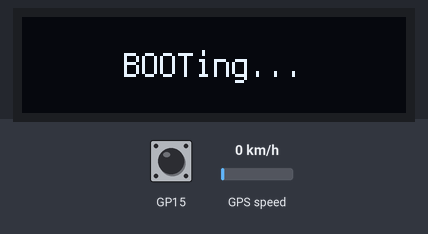
A program run on a simulated Raspberry Pi Pico running CircuitPython. Shown: 128×32 one-colour display. The inputs (shaded band) are chosen by the test bench; at power-on: GPS speed 0 km/h, GP15 HIGH. The GPS gets a fix after 3 s at 37.7749, -122.4194 with 8 satellites.

Above: at 1.2 s.
1.3 s: GPS speed set to 2 km/h
At 4.0 s:
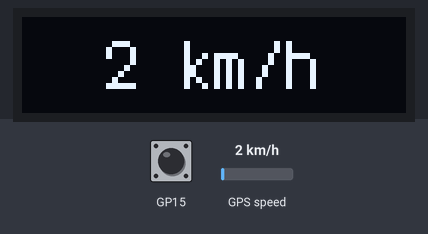
4.5 s: GP15 pulled LOW for 0.7 s
At 6.1 s:
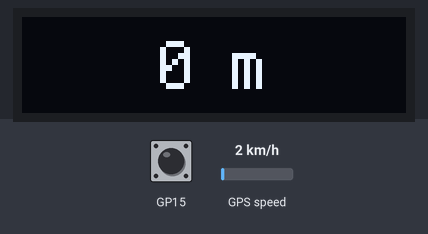
7.0 s: GP15 pulled LOW for 1 s
At 9.2 s:
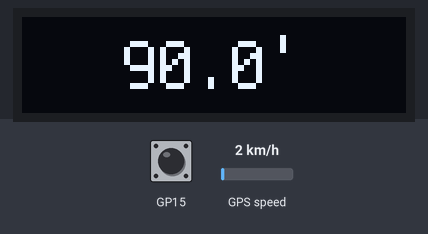
Timing chart, 0 to 10.7 s (numbered marks = the images above; inputs shaded):
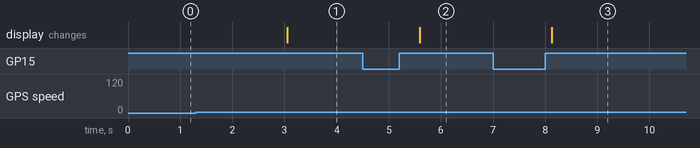

Measured:
- after the input at 1.3 s, the display: changes after 1.8 s (image 1)
- after the input at 4.5 s, the display: changes after 1.1 s (image 2)
- after the input at 7.0 s, the display: changes after 1.1 s (image 3)

The program:

circuit-python-bcm.py
```python
import adafruit_gps
import adafruit_displayio_ssd1305
from adafruit_display_text import label
import asyncio
import board
import busio
import displayio
import keypad
import math
import microcontroller
import rtc
import terminalio
import time

WIDTH = 128
HEIGHT = 32
DEBUG = False

class Mode:
    def __init__(self, control, active):
        self.active = active
        self.control = control

    def render(self):
        raise NotImplementedError('Subclasses must override render()!')

class Connecting(Mode):
    def render(self):
        text = "BOOTing..."
        text_area = label.Label(terminalio.FONT, text = text, scale = 1)
        text_area.anchor_point = (0.5, 0.5)
        text_area.anchored_position = (WIDTH / 2, HEIGHT / 2)
        self.control.display.show(text_area)

class Speed(Mode):
    def render(self):
        text = "{} km/h".format(_convertKnotsToKmh(self.control.gps.speed_knots))
        text_area = label.Label(terminalio.FONT, text = text, scale = 2)
        text_area.anchor_point = (0.5, 0.5)
        text_area.anchored_position = (WIDTH / 2, HEIGHT / 2)
        self.control.display.show(text_area)

class Distance(Mode):
    def render(self):
        distance = self.control.distance

        text = None
        if distance < 1000:
            text = "{} m".format(round(distance))
        else:
            text = "{} km".format(round(distance / 1000, 2))

        text_area = label.Label(terminalio.FONT, text = text, scale = 2)
        text_area.anchor_point = (0.5, 0.5)
        text_area.anchored_position = (WIDTH / 2, HEIGHT / 2)
        self.control.display.show(text_area)

class Heading(Mode):
    def render(self):
        text = "{}'".format(self.control.gps.track_angle_deg)
        text_area = label.Label(terminalio.FONT, text = text, scale = 2)
        text_area.anchor_point = (0.5, 0.5)
        text_area.anchored_position = (WIDTH / 2, HEIGHT / 2)
        self.control.display.show(text_area)

class Time(Mode):
    def render(self):
        text = "{} Uhr".format(_format_datetime(time.localtime()))
        text_area = label.Label(terminalio.FONT, text = text, scale = 2)
        text_area.anchor_point = (0.5, 0.5)
        text_area.anchored_position = (WIDTH / 2, HEIGHT / 2)
        self.control.display.show(text_area)

class Satellites(Mode):
    def render(self):
        text = "{} Satelliten".format(self.control.gps.satellites)
        text_area = label.Label(terminalio.FONT, text = text, scale = 1)
        text_area.anchor_point = (0.5, 0.5)
        text_area.anchored_position = (WIDTH / 2, HEIGHT / 2)
        self.control.display.show(text_area)

class Temperature(Mode):
    def render(self):
        text = "{} Grad".format(round(microcontroller.cpu.temperature, 1))
        text_area = label.Label(terminalio.FONT, text = text, scale = 2)
        text_area.anchor_point = (0.5, 0.5)
        text_area.anchored_position = (WIDTH / 2, HEIGHT / 2)
        self.control.display.show(text_area)

class Control:
    def __init__(self, gps, display):
        self.gps = gps
        self.display = display
        self.modes = [Speed(self, True), Distance(self, False), Heading(self, False), Time(self, False), Temperature(self, False), Satellites(self, False)]
        self.buttonPressedAt = 0
        self.distance = 0
        self.latitude = 0
        self.longitude = 0

def initGPS():
    TX = board.GP0
    RX = board.GP1
    uart = busio.UART(TX, RX, baudrate = 9600, timeout = 10)
    gps = adafruit_gps.GPS(uart, debug = DEBUG)

    gps.send_command(b"PMTK314,0,1,0,1,0,0,0,0,0,0,0,0,0,0,0,0,0,0,0")
    gps.send_command(b"PMTK220,1000")

    return gps

def initDisplay(width = WIDTH, height = HEIGHT):
    CLK = board.GP10
    MOSI = board.GP11
    DC = board.GP8
    CS = board.GP9
    RST = board.GP12

    spi = busio.SPI(clock = CLK, MOSI = MOSI)
    display_bus = displayio.FourWire(spi, command = DC, chip_select = CS, baudrate = 1000000, reset = RST)

    return adafruit_displayio_ssd1305.SSD1305(display_bus, width = width, height = height)

def _format_datetime(datetime):
    UTC_OFFSET = 1
    hour = datetime.tm_hour + UTC_OFFSET if datetime.tm_hour < 23 else 0
    return "{:02}:{:02}".format(
        hour,
        datetime.tm_min,
    )

def _convertKnotsToKmh(knots):
    if knots == None:
        return 0

    return round(knots * 1.852)

def getActiveMode(control):
    for index, mode in enumerate(control.modes):
        if mode.active:
            return index, mode

def switchMode(control):
    activeMode = getActiveMode(control)
    activeMode[1].active = False
    if activeMode[0] < len(control.modes) - 1:
        control.modes[activeMode[0] + 1].active = True
    else:
        control.modes[0].active = True

    if DEBUG:
        print("\n")
        print("Switching mode to {}".format(type(getActiveMode(control)[1]).__name__))

async def updateGPS(control):
    while True:
        control.gps.update()
        await asyncio.sleep(0)

async def refreshDisplay(control):
    while True:
        if not control.gps.has_fix:
            Connecting(control, True).render()
        else:
            getActiveMode(control)[1].render()

        await asyncio.sleep(0.5)

async def calculateDistance(control):
    while True:
        if control.gps.has_fix:
            start = time.monotonic()

            latitude = control.gps.latitude
            longitude = control.gps.longitude

            if (control.latitude == 0 and control.longitude == 0):
                control.latitude = latitude
                control.longitude = longitude
                continue

            R = 6371e3
            φ1 = control.latitude * math.pi / 180
            φ2 = latitude * math.pi / 180

            Δφ = (latitude - control.latitude) * math.pi / 180
            Δλ = (longitude - control.longitude) * math.pi / 180

            a = math.sin(Δφ / 2) * math.sin(Δφ / 2) + math.cos(φ1) * math.cos(φ2) * math.sin(Δλ / 2) * math.sin(Δλ / 2)
            c = 2 * math.atan2(math.sqrt(a), math.sqrt(1-a))

            d = R *  c

            control.latitude = latitude
            control.longitude = longitude
            control.distance += d

            end = time.monotonic()

            duration = end - start

            if DEBUG:
                print("\n")
                print("Aktuelle Latitude: {}".format(latitude))
                print("Aktuelle Longitude: {}".format(longitude))
                print("Letzte Latitude: {}".format(control.latitude))
                print("Letzte Longitude: {}".format(control.longitude))
                print("Distanz: {}".format(d))
                print("Dauer: {}".format(duration))

        await asyncio.sleep(2)

async def catch_pin_transitions(control, pin):
    with keypad.Keys((pin,), value_when_pressed=False) as keys:
        while True:
            event = keys.events.get()
            if event:
                if event.pressed:
                    control.buttonPressedAt = time.monotonic()
                elif event.released:
                    releasedAt = time.monotonic()

                    longPressed = False
                    duration = releasedAt - control.buttonPressedAt

                    a_type = type(getActiveMode(control)[1])
                    if a_type.__name__ == "Distance" and duration >= 5:
                        control.distance = 0
                        control.buttonPressedAt = 0
                        longPressed = True

                        if DEBUG:
                            print("\n")
                            print("long press")

                    if not longPressed:
                        switchMode(control)

            await asyncio.sleep(0)

async def main():
    control = Control(initGPS(), initDisplay())
    gps_task = asyncio.create_task(updateGPS(control))
    display_task = asyncio.create_task(refreshDisplay(control))
    distance_task = asyncio.create_task(calculateDistance(control))
    button_interrupt_task = asyncio.create_task(catch_pin_transitions(control, board.GP15))

    # This will run forever, because no tasks ever finish.
    await asyncio.gather(gps_task, display_task, distance_task, button_interrupt_task)


# Release any previously configured displays
displayio.release_displays()

asyncio.run(main())
```
